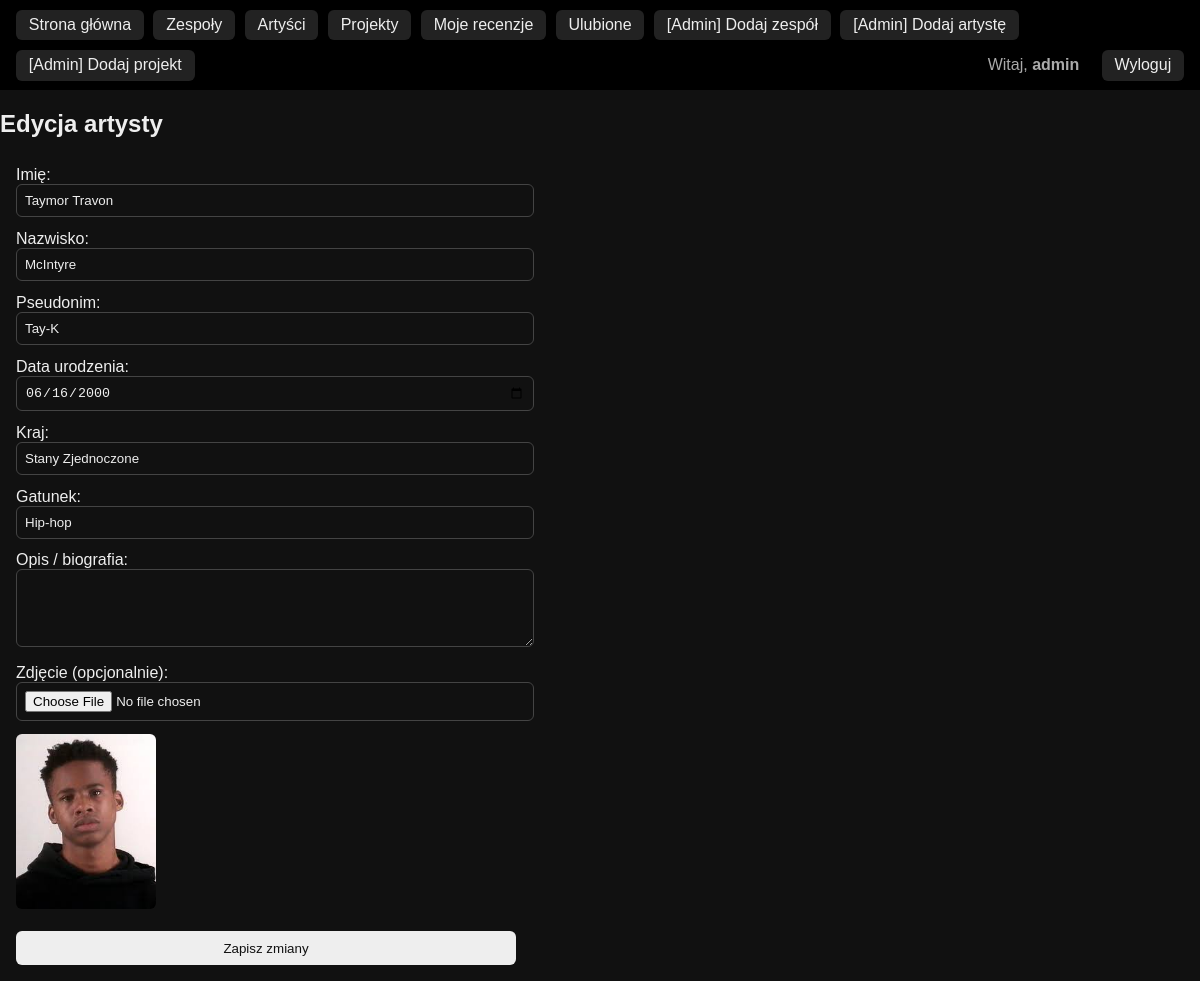
Page /artysta_edit.php?id=1 (signed in) on the committed database.
### tables this page shows
CREATE TABLE `artysci` (
  `id` int(11) NOT NULL,
  `imie` varchar(255) DEFAULT NULL,
  `nazwisko` varchar(255) DEFAULT NULL,
  `pseudonim` varchar(255) DEFAULT NULL,
  `kraj` varchar(255) DEFAULT NULL,
  `gatunek` varchar(255) DEFAULT NULL,
  `data_urodzenia` date DEFAULT NULL,
  `opis` text DEFAULT NULL,
  `zdjecie` varchar(255) DEFAULT NULL
);

### db.php (called while the page is built, shortened)
<?php
function h(?string $text): string {
    return htmlspecialchars($text ?? '', ENT_QUOTES, 'UTF-8');
}

### artysta_edit.php (the view, shortened to what this page needs)
<?php
require("db.php");
$id = $_GET["id"] ?? null;
$id = filter_var($id, FILTER_VALIDATE_INT);
$stmt = $pdo->prepare("SELECT * FROM artysci WHERE id = ?");
$stmt->execute([$id]);
$a = $stmt->fetch(PDO::FETCH_ASSOC);
?>
<!DOCTYPE html>
<html lang="pl">
<head>
    <link rel="stylesheet" href="styles/style.css">
</head>
<body>
<?php require("header.php"); ?>
<h2>Edycja artysty</h2>
<form method="post" action="artysta_update.php" class="form-entity">
    <label>Imię:
        <input type="text" name="imie" value="<?= h($a["imie"]) ?>" required maxlength="80">
    </label>
    <label>Nazwisko:
        <input type="text" name="nazwisko" value="<?= h($a["nazwisko"]) ?>" required maxlength="80">
    </label>
    <label>Pseudonim:
        <input type="text" name="pseudonim" value="<?= h($a["pseudonim"]) ?>" maxlength="120">
    </label>
    <label>Data urodzenia:
        <input type="date" name="data_urodzenia" value="<?= h($a["data_urodzenia"]) ?>" required>
    </label>
    <label>Kraj:
        <input type="text" name="kraj" maxlength="80" value="<?= h($a["kraj"]) ?>">
    </label>
    <label>Gatunek:
        <input type="text" name="gatunek" maxlength="120" value="<?= h($a["gatunek"]) ?>" required>
    </label>
    <label>Opis / biografia:
        <textarea name="opis" rows="4"><?= h($a["opis"]) ?></textarea>
    </label>
    <label>Zdjęcie (opcjonalnie):
        <input type="file" name="zdjecie" accept="image/*">
    </label>
    <?php if (!empty($a["zdjecie"])): ?>
        <img class="edit-thumb" src="zdjecia/artysci/<?= h($a["zdjecie"]) ?>" alt="">
    <?php endif; ?>
    <button type="submit">Zapisz zmiany</button>
</form>
</body>
</html>

### styles/style.css (style rules this page uses)
body { font-family: Arial, sans-serif; background: #111; margin: 0; padding: 0; color: #eee; }
h2, h3 { margin-top: 1.2rem; margin-bottom: 0.8rem; }
button { cursor: pointer; }
.form-entity { display: flex; flex-direction: column; gap: 0.8rem; max-width: 500px; padding: 1rem; }
.form-entity input, .form-entity select, .form-entity textarea { width: 100%; padding: 0.5rem; border: 1px solid #444; border-radius: 6px; background: #111; color: #eee; }
.form-entity button { padding: 0.6rem; background: #eee; color: #111; border: none; border-radius: 6px; }
.edit-thumb { max-width: 140px; border-radius: 6px; margin-bottom: 0.6rem; }

### rows in the picture
artysci: imie "Taymor Travon", nazwisko "McIntyre", pseudonim "Tay-K", data_urodzenia "06/16/2000", kraj "Stany Zjednoczone", gatunek "Hip-hop", zdjecie (picture)

### other values in the picture
$_SESSION["login"] "admin"
